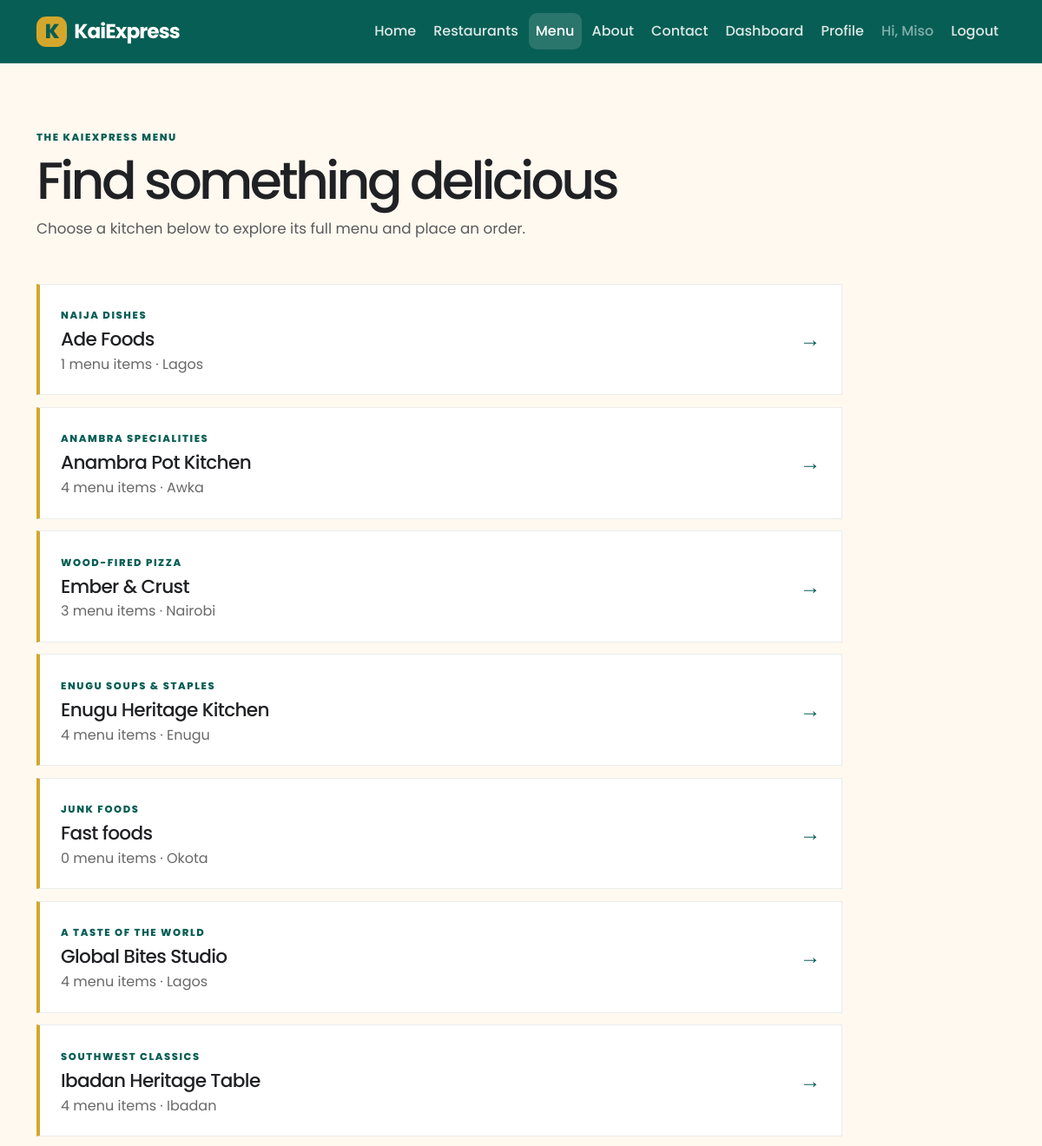
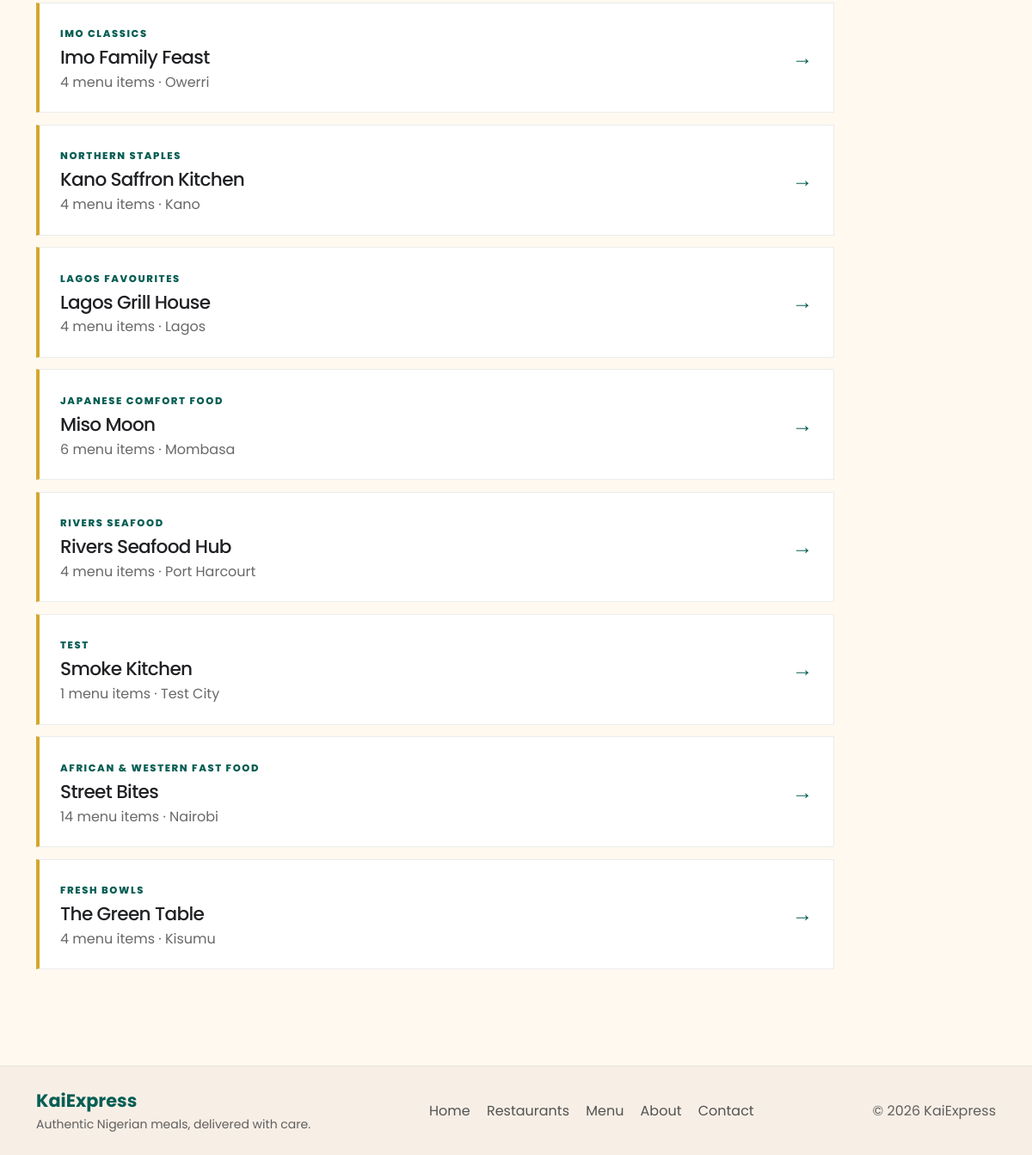
Screenshot of /menu (signed in) with the database file from the repository (2 pictures, top to bottom).
### packages/models.py (models this page shows, shortened)
class User(db.Model, UserMixin):
    __tablename__ = "users"
    id = db.Column(db.Integer, primary_key=True)
    name = db.Column(db.String(100), nullable=False)
    email = db.Column(db.String(120), unique=True, nullable=False)
    password_hash = db.Column(db.String(255), nullable=False)
    is_restaurant = db.Column(db.Boolean, default=False)
    cuisine = db.Column(db.String(80))
    city = db.Column(db.String(80))
    menu_items = db.relationship(
        "MenuItem",
        backref="restaurant",
        lazy=True
    )
    customer_orders = db.relationship(
        "Order",
        foreign_keys="Order.customer_id",
        backref="customer",
        lazy=True
    )
    restaurant_orders = db.relationship(
        "Order",
        foreign_keys="Order.restaurant_id",
        backref="restaurant",
        lazy=True
    )

### packages/user_routes.py (the view)
    @app.route("/menu")
    @login_required
    def menu_page():
        restaurants = User.query.filter_by(is_restaurant=True).order_by(User.name.asc()).all()
        return render_template("user/menu.html", restaurants=restaurants)

### packages/templates/user/menu.html (shortened to what this page needs)
{% extends "base.html" %}
{% block content %}
<section class="page-heading page-heading-wide mb-5">
  <span class="eyebrow text-primary">THE KAIEXPRESS MENU</span>
  <h1 class="mt-2 mb-2">Find something delicious</h1>
  <p class="text-body-secondary">Choose a kitchen below to explore its full menu and place an order.</p>
</section>
<div class="menu-directory">
  {% for restaurant in restaurants %}
  <a class="menu-directory-row" href="{{ url_for('restaurant_page', restaurant_id=restaurant.id) }}">
    <div>
      <span class="eyebrow text-primary">{{ restaurant.cuisine }}</span>
      <h2>{{ restaurant.name }}</h2>
      <p>{{ restaurant.menu_items|length }} menu items &middot; {{ restaurant.city }}</p>
    </div>
    <span class="menu-directory-arrow" aria-hidden="true">&rarr;</span>
  </a>
  {% else %}
  <div class="empty-state"><h2>The menu is being prepared</h2><p class="text-body-secondary mb-0">Check back soon for dishes from our partner kitchens.</p></div>
  {% endfor %}
</div>
{% endblock %}

### packages/templates/base.html (shortened to what this page needs)
<!doctype html>
<html lang="en">
  <head>
    <link href="https://cdn.jsdelivr.net/npm/bootstrap@5.3.3/dist/css/bootstrap.min.css" rel="stylesheet">
    <link href="{{ url_for('static', filename='app.css') }}" rel="stylesheet">
  </head>
  <body>
    <nav class="navbar navbar-expand-lg navbar-dark" aria-label="Main navigation">
      <div class="container">
        <a class="navbar-brand fw-bold d-flex align-items-center gap-2" href="{{ url_for('home') }}">
          <span class="brand-mark">K</span>
          <span>KaiExpress</span>
        </a>
        <div class="collapse navbar-collapse" id="navMenu">
          <ul class="navbar-nav ms-auto mb-2 mb-lg-0 align-items-lg-center gap-lg-1">
            <li class="nav-item"><a class="nav-link {% if request.endpoint == 'home' %}active{% endif %}" href="{{ url_for('home') }}">Home</a></li>
            <li class="nav-item"><a class="nav-link {% if request.endpoint == 'restaurants_page' %}active{% endif %}" href="{{ url_for('restaurants_page') }}">Restaurants</a></li>
            <li class="nav-item"><a class="nav-link {% if request.endpoint == 'menu_page' %}active{% endif %}" href="{{ url_for('menu_page') }}">Menu</a></li>
            <li class="nav-item"><a class="nav-link {% if request.endpoint == 'about_page' %}active{% endif %}" href="{{ url_for('about_page') }}">About</a></li>
            <li class="nav-item"><a class="nav-link {% if request.endpoint == 'contact_page' %}active{% endif %}" href="{{ url_for('contact_page') }}">Contact</a></li>
            {% if current_user.is_authenticated %}
              {% if current_user.is_restaurant %}
                <li class="nav-item"><a class="nav-link" href="{{ url_for('restaurant_dashboard') }}">Dashboard</a></li>
                <li class="nav-item"><a class="nav-link" href="{{ url_for('restaurant_profile') }}">Profile</a></li>
              {% else %}
                <li class="nav-item"><a class="nav-link" href="{{ url_for('orders') }}">My Orders</a></li>
              {% endif %}
              <li class="nav-item"><span class="nav-link text-white-50">Hi, {{ current_user.name.split(' ')[0] }}</span></li>
              <li class="nav-item"><a class="nav-link" href="{{ url_for('restaurant_logout' if current_user.is_restaurant else 'logout') }}">Logout</a></li>
            {% else %}
              <li class="nav-item ms-lg-2"><a class="btn btn-light btn-sm nav-account-button" href="{{ url_for('login') }}">Sign in</a></li>
              <li class="nav-item"><a class="nav-link" href="{{ url_for('restaurant_login') }}">For restaurants</a></li>
            {% endif %}
          </ul>
        </div>
      </div>
    </nav>
    <main id="main-content" class="container my-5">
      {% block content %}{% endblock %}
    </main>
    <footer class="site-footer" id="contact">
      <div class="container d-flex flex-wrap justify-content-between gap-3 align-items-center">
        <div>
          <div class="footer-brand">KaiExpress</div>
          <small>Authentic Nigerian meals, delivered with care.</small>
        </div>
        <div class="footer-links">
          <a href="{{ url_for('home') }}">Home</a>
          <a href="{{ url_for('restaurants_page') }}">Restaurants</a>
          <a href="{{ url_for('menu_page') }}">Menu</a>
          <a href="{{ url_for('about_page') }}">About</a>
          <a href="{{ url_for('contact_page') }}">Contact</a>
        </div>
        <div class="footer-copy">&copy; 2026 KaiExpress</div>
      </div>
    </footer>
  </body>
</html>

### packages/static/app.css (style rules this page uses)
:root { --kai-emerald: #075E54; --kai-gold: #D4A72C; --kai-cream: #FFF9F0; --kai-charcoal: #202124; --kai-white: #FFFFFF; --kai-terracotta: #C85C3B; --kai-sand: #F4EAE0; --kai-line: rgba(20, 25, 30, 0.08); --kai-shadow: rgba(15, 23, 42, 0.08); --bs-primary: var(--kai-emerald); --bs-primary-rgb: 7, 94, 84; }
html, body { min-height: 100%; }
body { display: flex; flex-direction: column; background: var(--kai-cream); color: var(--kai-charcoal); font-family: 'Poppins', sans-serif; }
main { flex: 1 0 auto; }
h1, h2, h3, h4, h5, h6 { color: var(--kai-charcoal); letter-spacing: -0.03em; }
p { margin-bottom: 0; }
.navbar { background: var(--kai-emerald); border-bottom: 1px solid rgba(255,255,255,0.08); padding: 0.85rem 0; }
.navbar .nav-link { border-radius: 0.6rem; color: rgba(255,255,255,0.86); font-weight: 500; padding: 0.55rem 0.75rem; }
.navbar .nav-link.active { color: white; background: rgba(255,255,255,0.14); }
.navbar-brand { letter-spacing: -0.04em; font-size: 1.45rem; }
.brand-mark { display: grid; width: 2.2rem; height: 2.2rem; place-items: center; border-radius: 0.7rem; color: var(--kai-emerald); background: var(--kai-gold); font-weight: 800; }
.eyebrow { display: inline-block; font-size: 0.72rem; font-weight: 800; letter-spacing: 0.14em; text-transform: uppercase; color: var(--kai-emerald); }
.site-footer { background: #f7efe6; border-top: 1px solid rgba(20,25,30,0.06); padding: 1.5rem 0; margin-top: 4rem; }
.footer-brand { font-size: 1.3rem; font-weight: 700; color: var(--kai-emerald); }
.footer-links { display: flex; gap: 1.2rem; flex-wrap: wrap; }
.footer-links a { color: rgba(32,33,36,0.76); text-decoration: none; }
.footer-copy, .site-footer small { color: rgba(32,33,36,0.7); }
.page-heading-wide { max-width: 48rem; }
.page-heading h1, .editorial-heading h1 { font-size: clamp(2.2rem, 5vw, 4.5rem); letter-spacing: -0.06em; line-height: 1.05; }
.page-heading p, .editorial-heading p { font-size: 1.05rem; line-height: 1.8; max-width: 42rem; }
.menu-directory { display: grid; gap: 0.85rem; max-width: 58rem; }
.menu-directory-row { display: flex; align-items: center; justify-content: space-between; gap: 1.5rem; padding: 1.4rem 1.5rem; color: inherit; text-decoration: none; background: white; border: 1px solid var(--kai-line); border-left: 4px solid var(--kai-gold); transition: transform .2s ease, box-shadow .2s ease; }
.menu-directory-row h2 { margin: 0.25rem 0; font-size: 1.35rem; }
.menu-directory-row p { color: rgba(32, 33, 36, 0.68); margin: 0; }
.menu-directory-arrow { color: var(--kai-emerald); font-size: 1.5rem; }

### rows the page displays
User: name "Miso", cuisine "JAPANESE COMFORT FOOD", name "Miso Moon", menu_items|length "6", city "Mombasa"
User: cuisine "NAIJA DISHES", name "Ade Foods", menu_items|length "1", city "Lagos"
User: cuisine "ANAMBRA SPECIALITIES", name "Anambra Pot Kitchen", menu_items|length "4", city "Awka"
User: cuisine "WOOD-FIRED PIZZA", name "Ember & Crust", menu_items|length "3", city "Nairobi"
User: cuisine "ENUGU SOUPS & STAPLES", name "Enugu Heritage Kitchen", menu_items|length "4", city "Enugu"
User: cuisine "JUNK FOODS", name "Fast foods", menu_items|length "0", city "Okota"
User: cuisine "A TASTE OF THE WORLD", name "Global Bites Studio", menu_items|length "4", city "Lagos"
User: cuisine "SOUTHWEST CLASSICS", name "Ibadan Heritage Table", menu_items|length "4", city "Ibadan"
User: cuisine "IMO CLASSICS", name "Imo Family Feast", menu_items|length "4", city "Owerri"
User: cuisine "NORTHERN STAPLES", name "Kano Saffron Kitchen", menu_items|length "4", city "Kano"
User: cuisine "LAGOS FAVOURITES", name "Lagos Grill House", menu_items|length "4", city "Lagos"
User: cuisine "RIVERS SEAFOOD", name "Rivers Seafood Hub", menu_items|length "4", city "Port Harcourt"
User: cuisine "TEST", name "Smoke Kitchen", menu_items|length "1", city "Test City"
User: cuisine "AFRICAN & WESTERN FAST FOOD", name "Street Bites", menu_items|length "14", city "Nairobi"
User: cuisine "FRESH BOWLS", name "The Green Table", menu_items|length "4", city "Kisumu"
